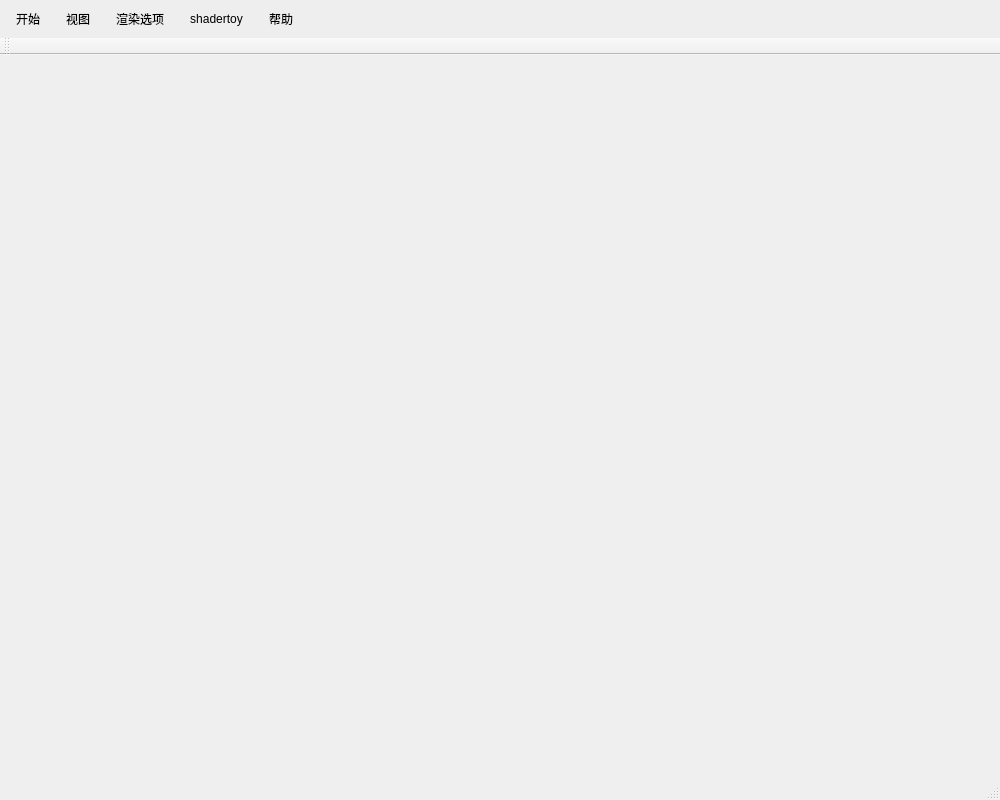
<?xml version="1.0" encoding="UTF-8"?>
<ui version="4.0">
 <class>CloudGhostClass</class>
 <widget class="QMainWindow" name="CloudGhostClass">
  <property name="geometry">
   <rect>
    <x>0</x>
    <y>0</y>
    <width>1000</width>
    <height>800</height>
   </rect>
  </property>
  <property name="minimumSize">
   <size>
    <width>400</width>
    <height>300</height>
   </size>
  </property>
  <property name="windowTitle">
   <string>CloudGhost</string>
  </property>
  <widget class="QWidget" name="centralWidget"/>
  <widget class="QToolBar" name="mainToolBar">
   <attribute name="toolBarArea">
    <enum>TopToolBarArea</enum>
   </attribute>
   <attribute name="toolBarBreak">
    <bool>false</bool>
   </attribute>
  </widget>
  <widget class="QStatusBar" name="statusBar"/>
  <widget class="QMenuBar" name="menuBar">
   <property name="geometry">
    <rect>
     <x>0</x>
     <y>0</y>
     <width>1000</width>
     <height>44</height>
    </rect>
   </property>
   <property name="styleSheet">
    <string notr="true">QMenuBar {
	background-color: #EEEEEE;
	font: 10pt &quot;微软雅黑&quot;;
}
QMenuBar::item {
	background-color: #EEEEEE;
	padding: 5px;
	margin: 5px;
}
QMenuBar::item:selected {
	background-color: #DDDDDD;
	border-radius: 5px; 
}
QMenuBar::item:pressed {
	background-color: #BBBBBB;
}

QMenu {
	background-color: #EEEEEE;
	border: 1px solid #DDDDDD;
	padding:5px;
	font: 10pt &quot;微软雅黑&quot;;
}
QMenu::item {
	background-color: transparent;
	border-radius: 10px; 
	padding:3px 20px;
}
QMenu::item:selected {
	background-color: #DDDDDD;
}
QMenu::item:pressed {
	background-color: #BBBBBB;
}</string>
   </property>
   <widget class="QMenu" name="menu_start">
    <property name="styleSheet">
     <string notr="true"/>
    </property>
    <property name="title">
     <string>开始</string>
    </property>
    <addaction name="action_exit"/>
   </widget>
   <widget class="QMenu" name="menu_shading">
    <property name="title">
     <string>渲染选项</string>
    </property>
    <widget class="QMenu" name="menu_post_process">
     <property name="title">
      <string>后期处理</string>
     </property>
     <addaction name="action_pp_normal"/>
     <addaction name="action_pp_gray"/>
     <addaction name="action_pp_invers"/>
     <addaction name="action_pp_blur"/>
     <addaction name="action_pp_sharpen"/>
     <addaction name="action_pp_edge_det"/>
     <addaction name="action_pp_real_rb3d"/>
    </widget>
    <widget class="QMenu" name="menu_bg_color">
     <property name="title">
      <string>背景颜色</string>
     </property>
    </widget>
    <widget class="QMenu" name="menu_bd_color">
     <property name="title">
      <string>边框颜色</string>
     </property>
    </widget>
    <widget class="QMenu" name="menu_gamma_value">
     <property name="title">
      <string>校正参数</string>
     </property>
    </widget>
    <widget class="QMenu" name="menu_hdr">
     <property name="title">
      <string>HDR</string>
     </property>
     <widget class="QMenu" name="menu_hdr_exposure">
      <property name="enabled">
       <bool>false</bool>
      </property>
      <property name="title">
       <string>Exposure参数</string>
      </property>
     </widget>
     <addaction name="action_hdr_nope"/>
     <addaction name="action_hdr_reinhard"/>
     <addaction name="action_hdr_exposure"/>
     <addaction name="menu_hdr_exposure"/>
    </widget>
    <widget class="QMenu" name="menu_skybox">
     <property name="title">
      <string>天空盒</string>
     </property>
     <addaction name="action_skybox_nope"/>
    </widget>
    <addaction name="menu_bg_color"/>
    <addaction name="menu_bd_color"/>
    <addaction name="menu_skybox"/>
    <addaction name="separator"/>
    <addaction name="action_normal_visual"/>
    <addaction name="action_explode"/>
    <addaction name="separator"/>
    <addaction name="menu_post_process"/>
    <addaction name="separator"/>
    <addaction name="action_msaa"/>
    <addaction name="separator"/>
    <addaction name="action_gamma"/>
    <addaction name="menu_gamma_value"/>
    <addaction name="separator"/>
    <addaction name="menu_hdr"/>
   </widget>
   <widget class="QMenu" name="menu_shadertoy">
    <property name="title">
     <string>shadertoy</string>
    </property>
    <widget class="QMenu" name="menu_st_edit">
     <property name="title">
      <string>编辑</string>
     </property>
     <addaction name="action_st_img"/>
     <addaction name="separator"/>
     <addaction name="action_sd_buffer_a"/>
     <addaction name="action_st_buffer_b"/>
     <addaction name="action_st_buffer_c"/>
     <addaction name="action_st_buffer_d"/>
    </widget>
    <addaction name="action_st_show"/>
    <addaction name="menu_st_edit"/>
   </widget>
   <widget class="QMenu" name="menu_help">
    <property name="title">
     <string>帮助</string>
    </property>
    <addaction name="action_guide"/>
    <addaction name="separator"/>
    <addaction name="action_about"/>
   </widget>
   <widget class="QMenu" name="menu_view">
    <property name="title">
     <string>视图</string>
    </property>
    <widget class="QMenu" name="menu_polygon_mode">
     <property name="title">
      <string>图元模式</string>
     </property>
     <addaction name="action_pm_fill"/>
     <addaction name="action_pm_line"/>
     <addaction name="action_pm_point"/>
    </widget>
    <widget class="QMenu" name="menu_eye_delta">
     <property name="enabled">
      <bool>false</bool>
     </property>
     <property name="title">
      <string>双眼视距</string>
     </property>
    </widget>
    <addaction name="menu_polygon_mode"/>
    <addaction name="separator"/>
    <addaction name="action_rb_3d"/>
    <addaction name="menu_eye_delta"/>
    <addaction name="separator"/>
    <addaction name="action_view_depth"/>
   </widget>
   <addaction name="menu_start"/>
   <addaction name="menu_view"/>
   <addaction name="menu_shading"/>
   <addaction name="menu_shadertoy"/>
   <addaction name="menu_help"/>
  </widget>
  <action name="action_pp_gray">
   <property name="checkable">
    <bool>true</bool>
   </property>
   <property name="text">
    <string>灰度</string>
   </property>
   <property name="shortcut">
    <string>Ctrl+S, Ctrl+Q</string>
   </property>
  </action>
  <action name="action_pp_normal">
   <property name="checkable">
    <bool>true</bool>
   </property>
   <property name="text">
    <string>原色</string>
   </property>
   <property name="shortcut">
    <string>Ctrl+S, Ctrl+S</string>
   </property>
  </action>
  <action name="action_pp_invers">
   <property name="checkable">
    <bool>true</bool>
   </property>
   <property name="text">
    <string>反相</string>
   </property>
   <property name="shortcut">
    <string>Ctrl+S, Ctrl+W</string>
   </property>
  </action>
  <action name="action_pp_blur">
   <property name="checkable">
    <bool>true</bool>
   </property>
   <property name="text">
    <string>模糊</string>
   </property>
   <property name="shortcut">
    <string>Ctrl+S, Ctrl+E</string>
   </property>
  </action>
  <action name="action_pp_sharpen">
   <property name="checkable">
    <bool>true</bool>
   </property>
   <property name="text">
    <string>锐化</string>
   </property>
   <property name="shortcut">
    <string>Ctrl+S, Ctrl+R</string>
   </property>
  </action>
  <action name="action_pp_edge_det">
   <property name="checkable">
    <bool>true</bool>
   </property>
   <property name="text">
    <string>边缘检测</string>
   </property>
   <property name="shortcut">
    <string>Ctrl+S, Ctrl+T</string>
   </property>
  </action>
  <action name="action_st_show">
   <property name="checkable">
    <bool>true</bool>
   </property>
   <property name="text">
    <string>显示</string>
   </property>
  </action>
  <action name="action_exit">
   <property name="text">
    <string>退出</string>
   </property>
  </action>
  <action name="action_sd_buffer_a">
   <property name="text">
    <string>BufferA</string>
   </property>
  </action>
  <action name="action_st_buffer_b">
   <property name="text">
    <string>BufferB</string>
   </property>
  </action>
  <action name="action_st_buffer_c">
   <property name="text">
    <string>BufferC</string>
   </property>
  </action>
  <action name="action_st_buffer_d">
   <property name="text">
    <string>BufferD</string>
   </property>
  </action>
  <action name="action_st_img">
   <property name="text">
    <string>Image</string>
   </property>
  </action>
  <action name="action_polygon_line">
   <property name="text">
    <string>_polygon_line</string>
   </property>
  </action>
  <action name="action_guide">
   <property name="text">
    <string>操作指南</string>
   </property>
  </action>
  <action name="action_about">
   <property name="text">
    <string>关于</string>
   </property>
  </action>
  <action name="action_pp_real_rb3d">
   <property name="checkable">
    <bool>true</bool>
   </property>
   <property name="text">
    <string>真_红蓝</string>
   </property>
   <property name="shortcut">
    <string>Ctrl+S, Ctrl+D</string>
   </property>
  </action>
  <action name="action_normal_visual">
   <property name="checkable">
    <bool>true</bool>
   </property>
   <property name="text">
    <string>显示法线</string>
   </property>
  </action>
  <action name="action_explode">
   <property name="checkable">
    <bool>true</bool>
   </property>
   <property name="text">
    <string>爆炸效果</string>
   </property>
  </action>
  <action name="action_msaa">
   <property name="checkable">
    <bool>true</bool>
   </property>
   <property name="checked">
    <bool>true</bool>
   </property>
   <property name="text">
    <string>抗锯齿</string>
   </property>
  </action>
  <action name="action_gamma">
   <property name="checkable">
    <bool>true</bool>
   </property>
   <property name="checked">
    <bool>true</bool>
   </property>
   <property name="text">
    <string>伽马校正</string>
   </property>
  </action>
  <action name="action_hdr_nope">
   <property name="checkable">
    <bool>true</bool>
   </property>
   <property name="text">
    <string>关闭</string>
   </property>
  </action>
  <action name="action_hdr_reinhard">
   <property name="checkable">
    <bool>true</bool>
   </property>
   <property name="text">
    <string>Reinhard</string>
   </property>
  </action>
  <action name="action_hdr_exposure">
   <property name="checkable">
    <bool>true</bool>
   </property>
   <property name="text">
    <string>Exposure</string>
   </property>
   <property name="iconText">
    <string>Exposure</string>
   </property>
  </action>
  <action name="actiona">
   <property name="text">
    <string>a</string>
   </property>
  </action>
  <action name="action_pm_fill">
   <property name="checkable">
    <bool>true</bool>
   </property>
   <property name="checked">
    <bool>true</bool>
   </property>
   <property name="text">
    <string>填充模式</string>
   </property>
   <property name="shortcut">
    <string>Ctrl+1</string>
   </property>
  </action>
  <action name="action_pm_line">
   <property name="checkable">
    <bool>true</bool>
   </property>
   <property name="text">
    <string>线框模式</string>
   </property>
   <property name="shortcut">
    <string>Ctrl+2</string>
   </property>
  </action>
  <action name="action_pm_point">
   <property name="checkable">
    <bool>true</bool>
   </property>
   <property name="text">
    <string>点元模式</string>
   </property>
   <property name="shortcut">
    <string>Ctrl+3</string>
   </property>
  </action>
  <action name="action_rb_3d">
   <property name="checkable">
    <bool>true</bool>
   </property>
   <property name="text">
    <string>红蓝3D</string>
   </property>
   <property name="shortcut">
    <string>Ctrl+V</string>
   </property>
  </action>
  <action name="actiona_2">
   <property name="text">
    <string>a</string>
   </property>
  </action>
  <action name="action_skybox_nope">
   <property name="checkable">
    <bool>true</bool>
   </property>
   <property name="text">
    <string>无</string>
   </property>
  </action>
  <action name="action_view_depth">
   <property name="checkable">
    <bool>true</bool>
   </property>
   <property name="text">
    <string>深度图</string>
   </property>
   <property name="shortcut">
    <string>Ctrl+4</string>
   </property>
  </action>
 </widget>
 <layoutdefault spacing="6" margin="11"/>
 <resources>
  <include location="../cloudghost.qrc"/>
 </resources>
 <connections/>
</ui>
